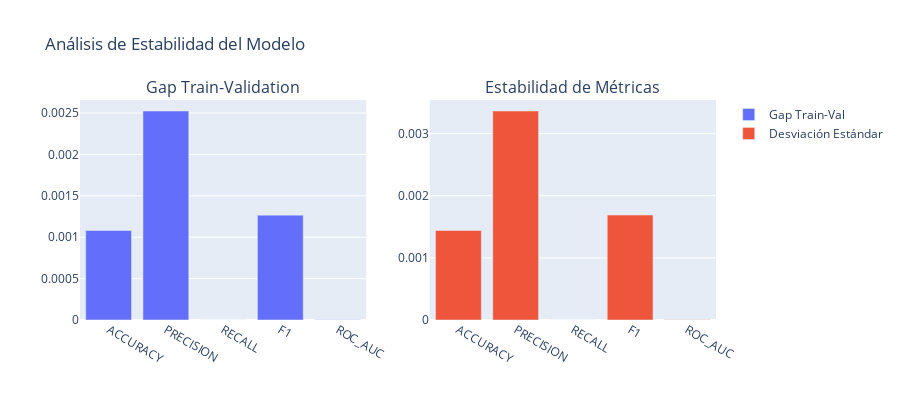

The notebook cell this image was saved under:
### Markdown cell above
## 3. Validación Cruzada Robusta

### Evaluación de Estabilidad

La validación cruzada estratificada proporciona una evaluación más robusta del rendimiento del modelo y ayuda a detectar inestabilidad que podría indicar overfitting.

### Code cell
# Validación cruzada comprehensiva
def comprehensive_cross_validation(model, X, y, cv_folds=5):
    """
    Realiza validación cruzada con múltiples métricas
    """
    cv = StratifiedKFold(n_splits=cv_folds, shuffle=True, random_state=42)
    
    scoring_metrics = {
        'accuracy': 'accuracy',
        'precision': 'precision',
        'recall': 'recall',
        'f1': 'f1',
        'roc_auc': 'roc_auc'
    }
    
    cv_results = cross_validate(
        model, X, y, 
        cv=cv, 
        scoring=scoring_metrics,
        return_train_score=True,
        n_jobs=-1
    )
    
    return cv_results

print("VALIDACIÓN CRUZADA ROBUSTA")
print("=" * 35)

# Ejecutar validación cruzada
cv_results = comprehensive_cross_validation(best_model, X_train_selected, y_train, cv_folds=5)

# Analizar resultados
metrics_analysis = []

for metric in ['accuracy', 'precision', 'recall', 'f1', 'roc_auc']:
    train_scores = cv_results[f'train_{metric}']
    val_scores = cv_results[f'test_{metric}']
    
    analysis = {
        'Métrica': metric.upper(),
        'Train_Mean': train_scores.mean(),
        'Train_Std': train_scores.std(),
        'Val_Mean': val_scores.mean(),
        'Val_Std': val_scores.std(),
        'Gap': train_scores.mean() - val_scores.mean(),
        'Stability': val_scores.std()  # Menor es mejor
    }
    
    metrics_analysis.append(analysis)

# Crear DataFrame para análisis
cv_df = pd.DataFrame(metrics_analysis)

print("Resultados de Validación Cruzada:")
print(cv_df.round(4))

# Visualización de estabilidad
fig = make_subplots(
    rows=1, cols=2,
    subplot_titles=('Gap Train-Validation', 'Estabilidad de Métricas')
)

# Gap train-validation
fig.add_trace(
    go.Bar(x=cv_df['Métrica'], y=cv_df['Gap'], name='Gap Train-Val'),
    row=1, col=1
)

# Estabilidad (desviación estándar)
fig.add_trace(
    go.Bar(x=cv_df['Métrica'], y=cv_df['Stability'], name='Desviación Estándar'),
    row=1, col=2
)

fig.update_layout(height=400, title_text="Análisis de Estabilidad del Modelo")
fig.show()

# Diagnóstico de overfitting
avg_gap = cv_df['Gap'].mean()
max_gap = cv_df['Gap'].max()
avg_stability = cv_df['Stability'].mean()

print(f"\nDiagnóstico de Overfitting:")
print(f"Gap promedio train-validation: {avg_gap:.4f}")
print(f"Gap máximo: {max_gap:.4f}")
print(f"Estabilidad promedio: {avg_stability:.4f}")

# Criterios de diagnóstico
overfitting_indicators = 0
if avg_gap > 0.05:
    overfitting_indicators += 1
    print("⚠️  Gap promedio alto - posible overfitting")
if max_gap > 0.1:
    overfitting_indicators += 1
    print("⚠️  Gap máximo muy alto - overfitting severo")
if avg_stability > 0.05:
    overfitting_indicators += 1
    print("⚠️  Alta variabilidad - modelo inestable")

if overfitting_indicators == 0:
    print("✅ Modelo estable sin indicios de overfitting")
elif overfitting_indicators <= 1:
    print("⚡ Overfitting leve - aceptable")
else:
    print("🚨 Overfitting significativo - requiere regularización")

### Figure 1 — Plotly figure (JSON) as saved in the notebook; plotly's stock layout.template omitted (floating-point values rounded to 4 significant figures)
{"data": [{"name": "Gap Train-Val", "type": "bar", "x": ["ACCURACY", "PRECISION", "RECALL", "F1", "ROC_AUC"], "xaxis": "x", "y": [0.001081, 0.002525, 0.0, 0.001267, 2.657e-06], "yaxis": "y"}, {"name": "Desviación Estándar", "type": "bar", "x": ["ACCURACY", "PRECISION", "RECALL", "F1", "ROC_AUC"], "xaxis": "x2", "y": [0.001441, 0.003363, 0.0, 0.001688, 5.313e-06], "yaxis": "y2"}], "layout": {"annotations": [{"font": {"size": 16}, "showarrow": false, "text": "Gap Train-Validation", "x": 0.225, "xanchor": "center", "xref": "paper", "y": 1, "yanchor": "bottom", "yref": "paper"}, {"font": {"size": 16}, "showarrow": false, "text": "Estabilidad de Métricas", "x": 0.775, "xanchor": "center", "xref": "paper", "y": 1, "yanchor": "bottom", "yref": "paper"}], "height": 400, "title": {"text": "Análisis de Estabilidad del Modelo"}, "xaxis": {"anchor": "y", "domain": [0, 0.45]}, "xaxis2": {"anchor": "y2", "domain": [0.55, 1]}, "yaxis": {"anchor": "x", "domain": [0, 1]}, "yaxis2": {"anchor": "x2", "domain": [0, 1]}}}
